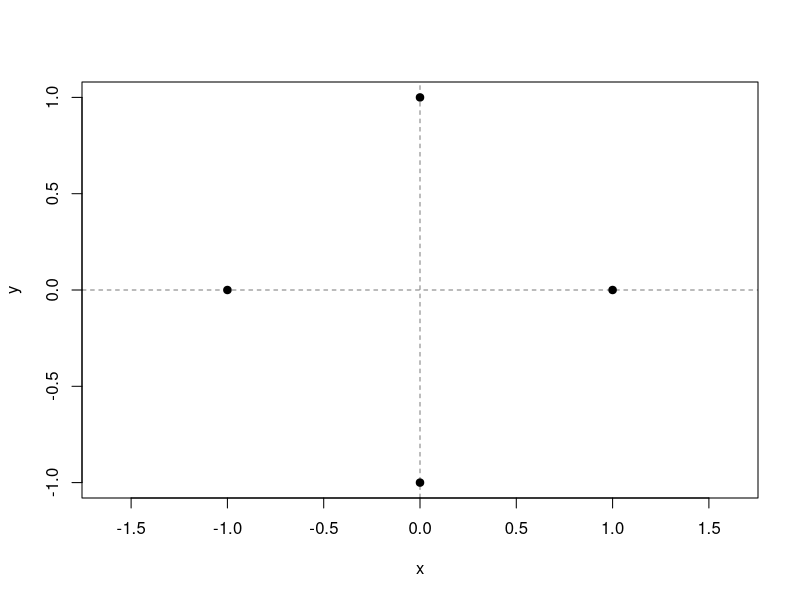

Generate this figure with R:
## ---- chunk 1
# Install these packages first
library(dplyr)
library(ggplot2)
library(tidyr)
library(knitr)
library(readr)
library(mvtnorm)

# Set seed for random number generator
set.seed(76)
## ---- chunk 2
x <- c(-1, 0, 0, 1)
y <- c(0, 1, -1, 0)
cov(x, y)
## ---- chunk 3
plot(x, y, pch=19, asp=1)
abline(v=0, lty=2, lwd=0.5)
abline(h=0, lty=2, lwd=0.5)
